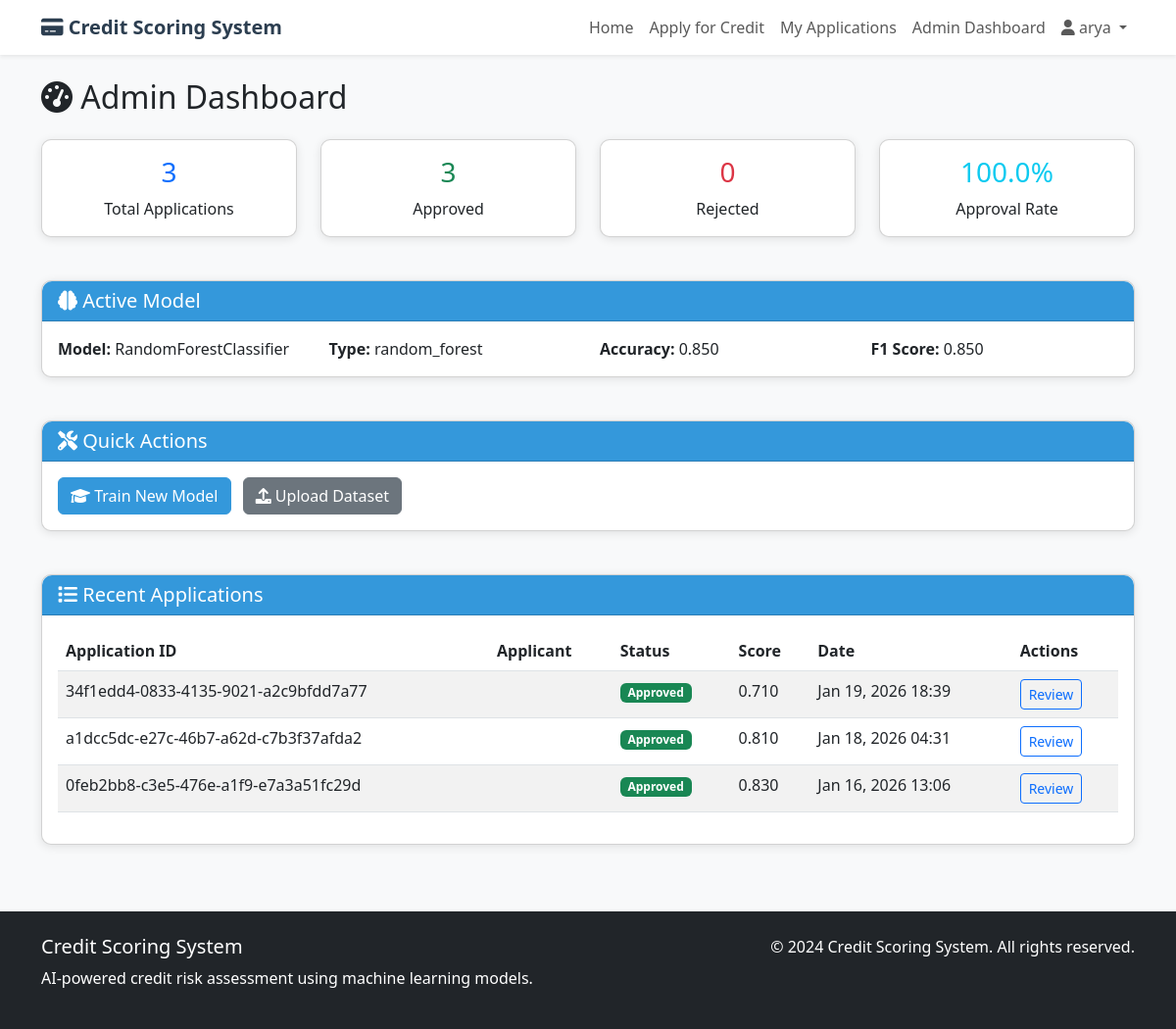
/admin-dashboard/ (signed in), run on the app's committed database.
### credit_app/models.py (models this page shows, shortened)
class ModelPerformance(models.Model):
    model_name = models.CharField(max_length=100)
    model_type = models.CharField(max_length=50)
    training_date = models.DateTimeField(auto_now_add=True)
    accuracy = models.FloatField()
    precision = models.FloatField()
    recall = models.FloatField()
    f1_score = models.FloatField()
    roc_auc = models.FloatField()
    parameters = models.JSONField()
    feature_importance = models.JSONField(null=True, blank=True)
    model_file = models.FileField(upload_to='models/')
    is_active = models.BooleanField(default=False)
    class Meta:
        ordering = ['-training_date']

class CreditApplication(models.Model):
    CREDIT_STATUS = [
        ('approved', 'Approved'),
        ('rejected', 'Rejected'),
        ('pending', 'Pending'),
        ('under_review', 'Under Review')
    ]
    CREDIT_RATINGS = [
        ('A+', 'Excellent (A+)'),
        ('A', 'Very Good (A)'),
        ('B', 'Good (B)'),
        ('C', 'Fair (C)'),
        ('D', 'Poor (D)'),
        ('E', 'Very Poor (E)')
    ]
    application_id = models.UUIDField(default=uuid.uuid4, editable=False, unique=True)
    user = models.ForeignKey(User, on_delete=models.CASCADE, related_name='credit_applications')
    age = models.IntegerField()
    annual_income = models.DecimalField(max_digits=12, decimal_places=2)
    monthly_debt = models.DecimalField(max_digits=10, decimal_places=2)
    employment_status = models.CharField(max_length=50)
    employment_duration = models.IntegerField(default=0, help_text="In months")
    education_level = models.CharField(max_length=50)
    credit_score = models.IntegerField(null=True, blank=True)
    number_of_credit_lines = models.IntegerField()
    credit_card_limit = models.DecimalField(max_digits=10, decimal_places=2, null=True, blank=True)
    credit_card_balance = models.DecimalField(max_digits=10, decimal_places=2, null=True, blank=True)
    credit_utilization_ratio = models.FloatField(null=True, blank=True)
    loan_amount = models.DecimalField(max_digits=10, decimal_places=2)
    loan_purpose = models.CharField(max_length=200)
    loan_term_months = models.IntegerField()
    interest_rate = models.FloatField(null=True, blank=True)
    late_payments_90days = models.IntegerField(default=0)
    late_payments_60days = models.IntegerField(default=0)
    late_payments_30days = models.IntegerField(default=0)
    prediction_score = models.FloatField(null=True, blank=True)
    predicted_credit_rating = models.CharField(max_length=10, choices=CREDIT_RATINGS, null=True, blank=True)
    predicted_status = models.CharField(max_length=20, choices=CREDIT_STATUS, default='pending')
    debt_to_income_ratio = models.FloatField(null=True, blank=True)
    submitted_at = models.DateTimeField(auto_now_add=True)
    reviewed_at = models.DateTimeField(null=True, blank=True)
    decision_date = models.DateTimeField(null=True, blank=True)
    final_decision = models.CharField(max_length=20, choices=CREDIT_STATUS, null=True, blank=True)
    final_credit_rating = models.CharField(max_length=10, choices=CREDIT_RATINGS, null=True, blank=True)
    decision_reason = models.TextField(blank=True)
    class Meta:
        ordering = ['-submitted_at']

### credit_app/views.py (the view)
# urls.py: path('admin-dashboard/', views.admin_dashboard, name='admin_dashboard'),
@staff_member_required
def admin_dashboard(request):
    total_applications = CreditApplication.objects.count()
    approved_applications = CreditApplication.objects.filter(predicted_status='approved').count()
    rejected_applications = CreditApplication.objects.filter(predicted_status='rejected').count()
    active_model = ModelPerformance.objects.filter(is_active=True).first()
    recent_applications = CreditApplication.objects.all().order_by('-submitted_at')[:10]
    context = {
        'total_applications': total_applications,
        'approved_applications': approved_applications,
        'rejected_applications': rejected_applications,
        'approval_rate': (approved_applications / total_applications * 100) if total_applications > 0 else 0,
        'active_model': active_model,
        'recent_applications': recent_applications,
    }
    return render(request, 'credit_app/admin_dashboard.html', context)

### credit_app/templates/credit_app/admin_dashboard.html (shortened to what this page needs)
{% extends 'credit_app/base.html' %}
{% block content %}
<div class="row">
    <div class="col-12">
        <h2 class="mb-4">
            <i class="fas fa-tachometer-alt"></i> Admin Dashboard
        </h2>
    </div>
</div>
<div class="row mb-4">
    <div class="col-md-3">
        <div class="card">
            <div class="card-body text-center">
                <h3 class="text-primary">{{ total_applications }}</h3>
                <p class="mb-0">Total Applications</p>
            </div>
        </div>
    </div>
    <div class="col-md-3">
        <div class="card">
            <div class="card-body text-center">
                <h3 class="text-success">{{ approved_applications }}</h3>
                <p class="mb-0">Approved</p>
            </div>
        </div>
    </div>
    <div class="col-md-3">
        <div class="card">
            <div class="card-body text-center">
                <h3 class="text-danger">{{ rejected_applications }}</h3>
                <p class="mb-0">Rejected</p>
            </div>
        </div>
    </div>
    <div class="col-md-3">
        <div class="card">
            <div class="card-body text-center">
                <h3 class="text-info">{{ approval_rate|floatformat:1 }}%</h3>
                <p class="mb-0">Approval Rate</p>
            </div>
        </div>
    </div>
</div>
{% if active_model %}
<div class="row mb-4">
    <div class="col-12">
        <div class="card">
            <div class="card-header">
                <h5 class="mb-0">
                    <i class="fas fa-brain"></i> Active Model
                </h5>
            </div>
            <div class="card-body">
                <div class="row">
                    <div class="col-md-3">
                        <strong>Model:</strong> {{ active_model.model_name }}
                    </div>
                    <div class="col-md-3">
                        <strong>Type:</strong> {{ active_model.model_type }}
                    </div>
                    <div class="col-md-3">
                        <strong>Accuracy:</strong> {{ active_model.accuracy|floatformat:3 }}
                    </div>
                    <div class="col-md-3">
                        <strong>F1 Score:</strong> {{ active_model.f1_score|floatformat:3 }}
                    </div>
                </div>
            </div>
        </div>
    </div>
</div>
{% endif %}
<div class="row mb-4">
    <div class="col-12">
        <div class="card">
            <div class="card-header">
                <h5 class="mb-0">
                    <i class="fas fa-tools"></i> Quick Actions
                </h5>
            </div>
            <div class="card-body">
                <a href="{% url 'train_model' %}" class="btn btn-primary me-2">
                    <i class="fas fa-graduation-cap"></i> Train New Model
                </a>
                <a href="{% url 'upload_dataset' %}" class="btn btn-secondary">
                    <i class="fas fa-upload"></i> Upload Dataset
                </a>
            </div>
        </div>
    </div>
</div>
<div class="row">
    <div class="col-12">
        <div class="card">
            <div class="card-header">
                <h5 class="mb-0">
                    <i class="fas fa-list"></i> Recent Applications
                </h5>
            </div>
            <div class="card-body">
                {% if recent_applications %}
                    <div class="table-responsive">
                        <table class="table table-striped">
                            <thead>
                                <tr>
                                    <th>Application ID</th>
                                    <th>Applicant</th>
                                    <th>Status</th>
                                    <th>Score</th>
                                    <th>Date</th>
                                    <th>Actions</th>
                                </tr>
                            </thead>
                            <tbody>
                                {% for app in recent_applications %}
                                    <tr>
                                        <td>{{ app.application_id }}</td>
                                        <td>{{ app.applicant.username }}</td>
                                        <td>
                                            <span class="badge bg-{% if app.predicted_status == 'approved' %}success{% elif app.predicted_status == 'rejected' %}danger{% else %}warning{% endif %}">
                                                {{ app.predicted_status|title }}
                                            </span>
                                        </td>
                                        <td>{{ app.prediction_score|floatformat:3 }}</td>
                                        <td>{{ app.submitted_at|date:"M d, Y H:i" }}</td>
                                        <td>
                                            <a href="{% url 'review_application' app.application_id %}" class="btn btn-sm btn-outline-primary">
                                                Review
                                            </a>
                                        </td>
                                    </tr>
                                {% endfor %}
                            </tbody>
                        </table>
                    </div>
                {% else %}
                    <p class="text-muted">No applications yet.</p>
                {% endif %}
            </div>
        </div>
    </div>
</div>
{% endblock %}

### credit_app/templates/credit_app/base.html (shortened to what this page needs)
<!DOCTYPE html>
<html lang="en">
<head>
    <link href="https://cdn.jsdelivr.net/npm/bootstrap@5.3.0-alpha1/dist/css/bootstrap.min.css" rel="stylesheet">
    <link rel="stylesheet" href="https://cdnjs.cloudflare.com/ajax/libs/font-awesome/6.0.0/css/all.min.css">
</head>
<body>
    <nav class="navbar navbar-expand-lg navbar-light bg-white shadow-sm">
        <div class="container">
            <a class="navbar-brand" href="{% url 'home' %}">
                <i class="fas fa-credit-card"></i> Credit Scoring System
            </a>
            <div class="collapse navbar-collapse" id="navbarNav">
                <ul class="navbar-nav ms-auto">
                    <li class="nav-item">
                        <a class="nav-link" href="{% url 'home' %}">Home</a>
                    </li>
                    {% if user.is_authenticated %}
                        <li class="nav-item">
                            <a class="nav-link" href="{% url 'apply_for_credit' %}">Apply for Credit</a>
                        </li>
                        <li class="nav-item">
                            <a class="nav-link" href="{% url 'my_applications' %}">My Applications</a>
                        </li>
                        {% if user.is_staff %}
                            <li class="nav-item">
                                <a class="nav-link" href="{% url 'admin_dashboard' %}">Admin Dashboard</a>
                            </li>
                        {% endif %}
                        <li class="nav-item dropdown">
                            <a class="nav-link dropdown-toggle" href="#" id="navbarDropdown" role="button" data-bs-toggle="dropdown">
                                <i class="fas fa-user"></i> {{ user.username }}
                            </a>
                        </li>
                    {% endif %}
                </ul>
            </div>
        </div>
    </nav>
    <main class="container my-4">
        {% block content %}{% endblock %}
    </main>
    <footer class="bg-dark text-white py-4 mt-5">
        <div class="container">
            <div class="row">
                <div class="col-md-6">
                    <h5>Credit Scoring System</h5>
                    <p>AI-powered credit risk assessment using machine learning models.</p>
                </div>
                <div class="col-md-6 text-end">
                    <p>&copy; 2024 Credit Scoring System. All rights reserved.</p>
                </div>
            </div>
        </div>
    </footer>
</body>
</html>

### credit_app/templates/credit_app/base.html (style rules this page uses)
body { background-color: #f8f9fa; }
.navbar-brand { font-weight: bold; color: #2c3e50 !important; }
.card { border-radius: 10px; box-shadow: 0 2px 10px rgba(0,0,0,0.1); margin-bottom: 20px; }
.card-header { background-color: #3498db; color: white; border-radius: 10px 10px 0 0 !important; }
.btn-primary { background-color: #3498db; border-color: #3498db; }

### data on the page
ModelPerformance: model_name "RandomForestClassifier", model_type "random_forest", accuracy "0.850", f1_score "0.850"
CreditApplication: application_id "34f1edd4-0833-4135-9021-a2c9bfdd7a77", predicted_status "Approved", prediction_score "0.710", submitted_at "Jan 19, 2026 18:39"
CreditApplication: application_id "a1dcc5dc-e27c-46b7-a62d-c7b3f37afda2", predicted_status "Approved", prediction_score "0.810", submitted_at "Jan 18, 2026 04:31"
CreditApplication: application_id "0feb2bb8-c3e5-476e-a1f9-e7a3a51fc29d", predicted_status "Approved", prediction_score "0.830", submitted_at "Jan 16, 2026 13:06"

### other printed values
{{ user.username }} "arya"
{{ total_applications }} "3"
{{ approved_applications }} "3"
{{ rejected_applications }} "0"
{{ approval_rate|floatformat:1 }} "100.0"
